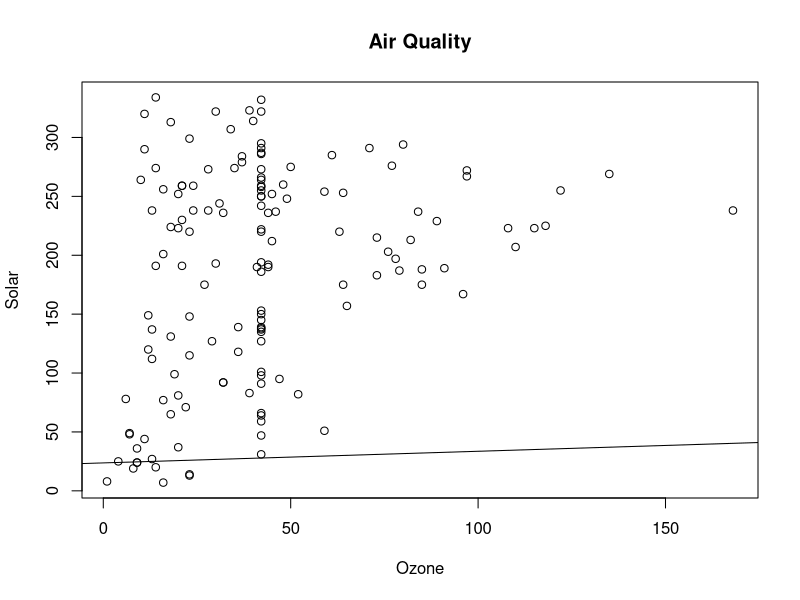

This figure's R source:
library(dplyr)
#i)
u <-airquality
missing_values <- colSums(is.na(u))
for (i in 1:ncol(u)) {
  if (missing_values[i]/nrow(u) < 0.1) {
    u <- u[!is.na(u[,i]),]
  } else {
    mean_val <- mean(u[,i], na.rm = TRUE)
    u[is.na(u[,i]),i] <- mean_val
  }
}
print(u)
#ii)
x=u[,"Ozone"] 
y=u[,"Solar.R"] 
m1<- lm(x~y)
m1 
#iii)
plot(x, y, main = "Air Quality",xlab = "Ozone", ylab = "Solar")
abline(lm(x~y,),col="black")
